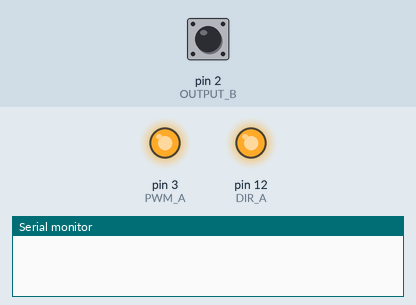
This sketch was run on a simulated Arduino Uno, built with avr-gcc and run on an emulated ATmega328P. Shown: output pins drawn as LEDs (lit = HIGH), the last lines printed to the serial monitor. The test bench sets the inputs (shaded band); at power-on: pin 2 (OUTPUT_B) HIGH.

Above: at 0.1 s.
At 25.1 s:
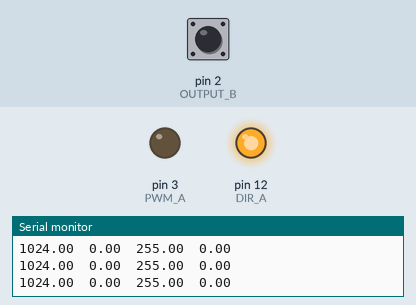
Timing chart, 0 to 26.6 s (numbered marks = the images above):
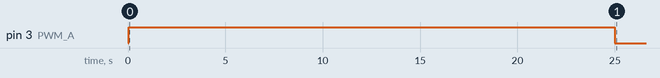

Measured:
- by itself, pin 3 (PWM_A): LOW → HIGH at 0.03 s, → LOW 25.0 s later

The sketch:

dc_pid_position_control.ino
```cpp
#include "Timer.h"

#define DIR_A 12
#define PWM_A 3

#define OUTPUT_A  4
#define OUTPUT_B  2

// pulses per revolution
#define PPR   240

#define Kp  60.0
#define Kd  1.0
#define Ki  5.0

volatile long encoderPosition = 0;
long lastEncoderPosition = 0;

// reference angle
float ref_x = 1024;

// measured angle
float est_x = .0;
float last_x = .0;

float velocity = .0;

float error_acc = .0;
float last_error = .0;

int dir = HIGH;
float pwm = 0.0;

void measure_callback(unsigned long);
void control_callback(unsigned long);
void logger_callback(unsigned long);

Timer measurer(32, &measure_callback);
Timer controller(32, &control_callback);
Timer logger(100, &logger_callback);

void setup() {
  pinMode(DIR_A, OUTPUT);
  pinMode(PWM_A, OUTPUT);

  pinMode(OUTPUT_A, INPUT_PULLUP);
  pinMode(OUTPUT_B, INPUT_PULLUP);

  attachInterrupt(digitalPinToInterrupt(OUTPUT_A), aHandler, RISING);
  attachInterrupt(digitalPinToInterrupt(OUTPUT_B), bHandler, RISING);

  Serial.begin(115200);

  analogWrite(PWM_A, int(pwm));
  digitalWrite(DIR_A, dir);
}

void loop() {
  if (millis() > 25 * 1000) {
    analogWrite(PWM_A, 0);
    return;
  }

  measurer.run();
  logger.run();
  controller.run();

}

void aHandler() {
  if (digitalRead(OUTPUT_B) == LOW) {
    encoderPosition++;
  } else {
    encoderPosition--;
  }
}

void bHandler() {
  if (digitalRead(OUTPUT_A) == LOW) {
    encoderPosition--;
  } else {
    encoderPosition++;
  }
}

void measure_callback(unsigned long dt) {
  est_x = encoderPosition;

  velocity = 2.0 * PI * 1000.0 * (est_x - last_x) / PPR / dt;
  last_x = est_x;
}

void control_callback(unsigned long dt) {
  float error = 1.0 * (ref_x - est_x) / PPR;
  error_acc += error * dt / 1000.0;
  float d_error = 1000.0 * (error - last_error) / dt;
  d_error = - velocity;
  last_error = error;
  float u = Kp * error + Kd * d_error + Ki * error_acc;

  pwm = u;
  if (pwm > 255) {
    pwm = 255;
  } else if (pwm < -255) {
    pwm = -255;
  }

  analogWrite(PWM_A, abs(int(pwm)));

  if (pwm > 0) {
    digitalWrite(DIR_A, HIGH);
  } else {
    digitalWrite(DIR_A, LOW);
  }

}

void logger_callback(unsigned long dt) {
  Serial.print(ref_x);
  Serial.print("\t");
  Serial.print(est_x);
  Serial.print("\t");
  Serial.print(pwm);
  Serial.print("\t");
  Serial.println(velocity);
}
```

Timer.cpp
```cpp
#include <Arduino.h>

#include "Timer.h"

Timer::Timer(unsigned long interval, timer_callback callback) {
  this->interval = interval;
  this->callback = callback;
}

void Timer::run() {
  unsigned long now = millis();
  if (now - lastRunTimestamp >= interval) {
    callback(now - lastRunTimestamp);
    lastRunTimestamp = now;
  }
}
```

Timer.h
```cpp
#ifndef _TIMER_H_
#define _TIMER_H_

typedef void (*timer_callback)(unsigned long);

class Timer {

  private:
    unsigned long interval = 0;
    unsigned long lastRunTimestamp = 0;
    timer_callback callback;

  public:
    Timer(unsigned long interval, timer_callback callback);
    void run();

};

#endif
```
